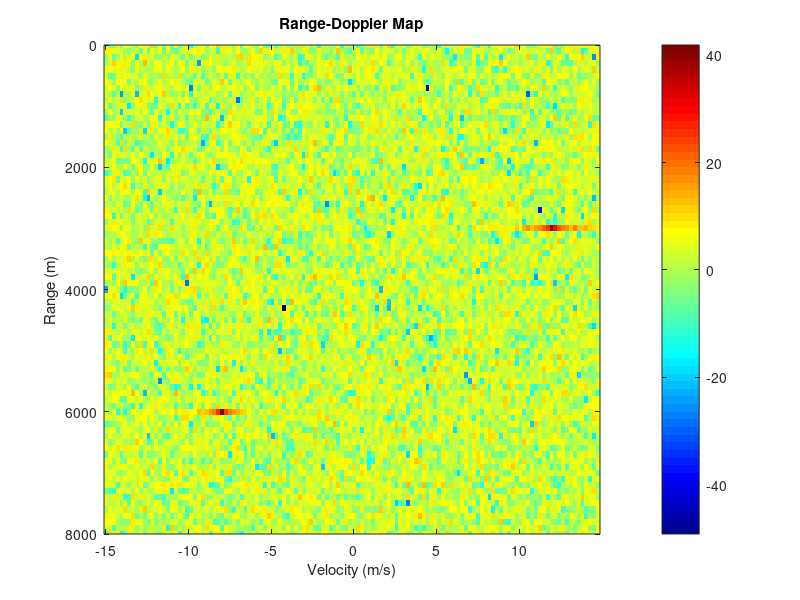

MATLAB code to generate this figure:

clc;
clear;
close all;

c = 3e8;
fc = 10e9;
lambda = c/fc;

PRF = 2000;
PRI = 1/PRF;

Np = 128;
Nr = 100;
dR = 100;

ranges = [3000 6000];
vels = [12 -8];

rx = zeros(Nr,Np);

for p = 1:Np
    for k = 1:2
        bin = ranges(k)/dR + 1;
        fd = 2*vels(k)/lambda;
        rx(bin,p) = exp(1j*2*pi*fd*(p-1)*PRI);
    end
end

% Add noise
rx = rx + 0.1*(randn(Nr,Np) + 1j*randn(Nr,Np));

% Doppler FFT
RD = fftshift(fft(rx,[],2),2);

% Axes
vel = (-Np/2:Np/2-1)*PRF/Np*lambda/2;
rangeAxis = (0:Nr-1)*dR;

% Plot
imagesc(vel,rangeAxis,20*log10(abs(RD)));
colormap jet;
colorbar;

xlabel('Velocity (m/s)');
ylabel('Range (m)');
title('Range-Doppler Map');
ylim([0 8000]);
